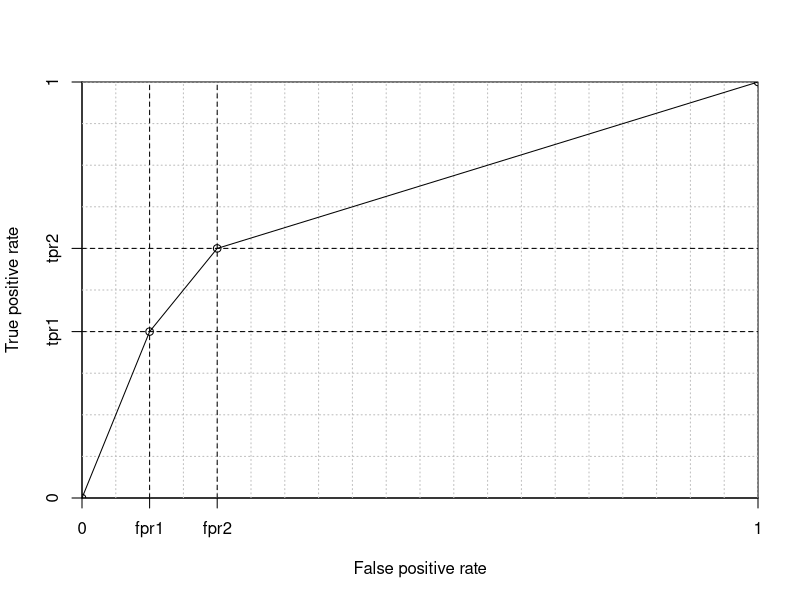

Reproduce this figure in R.
## ---- chunk 1

h <- 500 
w <- 500 

grid.step <- 50

plot( c(0,w), c(0,h),  
     xaxs = "i",yaxs = "i",
     xaxt = 'n', yaxt = 'n',
     type = "n",
     xlab = "False positive rate", ylab = "True positive rate")
     
x <- c(0,  50,  100,  500)
y <- c(0, 200,  300,  500)

axis(2,y,labels=c('0','tpr1','tpr2','1'))
axis(1,x,labels=c('0','fpr1','fpr2','1'))

gx <- grid.step/2
while (gx <= w) {
  abline(v = gx, col="gray", lty="dotted")
  gx <- gx + grid.step/2
}
gy <- grid.step
while (gy <= h) {
  abline(h = gy, col="gray", lty="dotted")
  gy <- gy + grid.step
}

for (i in 2:3) {
  abline(v=x[i],lty='dashed')
  abline(h=y[i],lty='dashed')
}

lines( x, y, lty=1, type='o')

